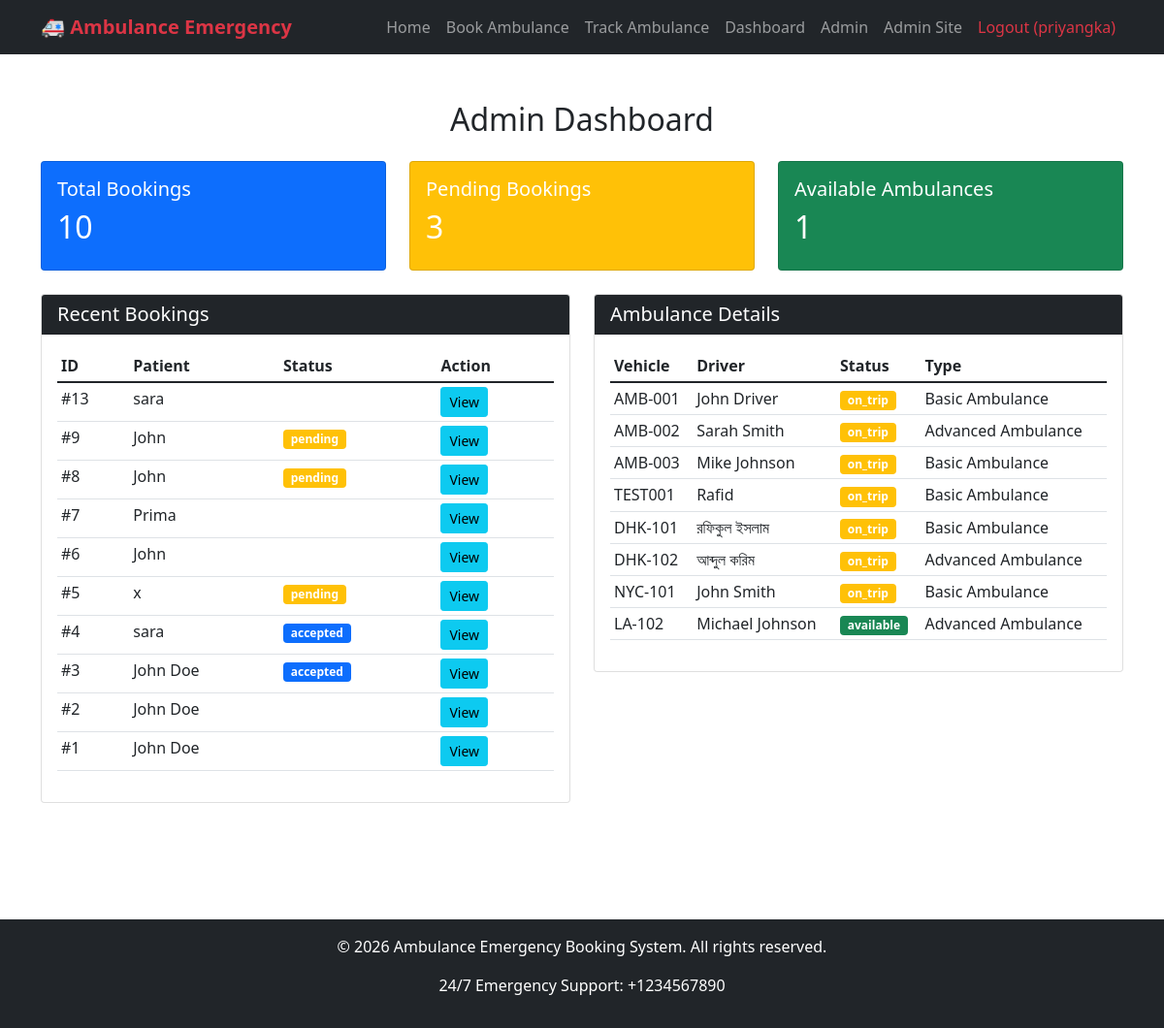
/admin-dashboard/ (signed in), run on the app's committed database.
### core/models.py (models this page shows, shortened)
class Booking(models.Model):
    STATUS_CHOICES = [
        ('pending', 'Pending'),
        ('accepted', 'Accepted'),
        ('en_route', 'En Route'),
        ('arrived', 'Arrived'),
        ('completed', 'Completed'),
        ('cancelled', 'Cancelled'),
    ]
    user = models.ForeignKey(User, on_delete=models.CASCADE, related_name='bookings')
    ambulance = models.ForeignKey(Ambulance, on_delete=models.SET_NULL, null=True, blank=True)
    patient_name = models.CharField(max_length=100)
    patient_age = models.IntegerField(null=True, blank=True)
    emergency_details = models.TextField()
    pickup_location = models.CharField(max_length=200)
    dropoff_location = models.CharField(max_length=200, blank=True, null=True)
    booking_time = models.DateTimeField(default=timezone.now)
    estimated_arrival = models.DateTimeField(null=True, blank=True)
    status = models.CharField(max_length=20, choices=STATUS_CHOICES, default='pending')
    current_location = models.CharField(max_length=200, blank=True, null=True)

class Ambulance(models.Model):
    AMBULANCE_TYPES = [
        ('basic', 'Basic Ambulance'),
        ('advanced', 'Advanced Ambulance'),
    ]
    STATUS_CHOICES = [
        ('available', 'Available'),
        ('on_trip', 'On Trip'),
        ('maintenance', 'Maintenance'),
    ]
    vehicle_number = models.CharField(max_length=20, unique=True)
    ambulance_type = models.CharField(max_length=20, choices=AMBULANCE_TYPES)
    driver_name = models.CharField(max_length=100)
    driver_phone = models.CharField(max_length=15)
    current_location = models.CharField(max_length=200, blank=True)
    status = models.CharField(max_length=20, choices=STATUS_CHOICES, default='available')
    last_updated = models.DateTimeField(auto_now=True)

### core/views.py (the view)
# urls.py: path('admin-dashboard/', views.admin_dashboard, name='admin_dashboard'),
@login_required
def admin_dashboard(request):
    if not request.user.is_superuser:
        messages.error(request, 'Access denied.')
        return redirect('home')
    total_bookings = Booking.objects.count()
    pending_bookings = Booking.objects.filter(status='pending').count()
    available_ambulances = Ambulance.objects.filter(status='available').count()
    recent_bookings = Booking.objects.all().order_by('-booking_time')[:10]
    ambulances = Ambulance.objects.all()
    context = {
        'total_bookings': total_bookings,
        'pending_bookings': pending_bookings,
        'available_ambulances': available_ambulances,
        'recent_bookings': recent_bookings,
        'ambulances': ambulances,
    }
    return render(request, 'core/admin_dashboard.html', context)

### core/templates/core/admin_dashboard.html
{% extends 'core/base.html' %}
{% block content %}
<div class="container py-5">
    <h2 class="text-center mb-4">Admin Dashboard</h2>
    <div class="row mb-4">
        <div class="col-md-4">
            <div class="card text-white bg-primary">
                <div class="card-body">
                    <h5 class="card-title">Total Bookings</h5>
                    <h2>{{ total_bookings }}</h2>
                </div>
            </div>
        </div>
        <div class="col-md-4">
            <div class="card text-white bg-warning">
                <div class="card-body">
                    <h5 class="card-title">Pending Bookings</h5>
                    <h2>{{ pending_bookings }}</h2>
                </div>
            </div>
        </div>
        <div class="col-md-4">
            <div class="card text-white bg-success">
                <div class="card-body">
                    <h5 class="card-title">Available Ambulances</h5>
                    <h2>{{ available_ambulances }}</h2>
                </div>
            </div>
        </div>
    </div>
    <div class="row">
        <div class="col-md-6">
            <div class="card mb-4">
                <div class="card-header bg-dark text-white">
                    <h5 class="mb-0">Recent Bookings</h5>
                </div>
                <div class="card-body">
                    <div class="table-responsive">
                        <table class="table table-sm">
                            <thead>
                                <tr>
                                    <th>ID</th>
                                    <th>Patient</th>
                                    <th>Status</th>
                                    <th>Action</th>
                                </tr>
                            </thead>
                            <tbody>
                                {% for booking in recent_bookings %}
                                <tr>
                                    <td>#{{ booking.id }}</td>
                                    <td>{{ booking.patient_name }}</td>
                                    <td>
                                        <span class="badge
                                            {% if booking.status == 'pending' %}bg-warning
                                            {% elif booking.status == 'accepted' %}bg-primary
                                            {% elif booking.status == 'completed' %}bg-success
                                            {% endif %}">
                                            {{ booking.status }}
                                        </span>
                                    </td>
                                    <td>
                                        <a href="{% url 'admin:core_booking_change' booking.id %}" class="btn btn-sm btn-info">View</a>
                                    </td>
                                </tr>
                                {% endfor %}
                            </tbody>
                        </table>
                    </div>
                </div>
            </div>
        </div>
        <div class="col-md-6">
            <div class="card mb-4">
                <div class="card-header bg-dark text-white">
                    <h5 class="mb-0">Ambulance Details</h5>
                </div>
                <div class="card-body">
                    <div class="table-responsive">
                        <table class="table table-sm">
                            <thead>
                                <tr>
                                    <th>Vehicle</th>
                                    <th>Driver</th>
                                    <th>Status</th>
                                    <th>Type</th>
                                </tr>
                            </thead>
                            <tbody>
                                {% for ambulance in ambulances %}
                                <tr>
                                    <td>{{ ambulance.vehicle_number }}</td>
                                    <td>{{ ambulance.driver_name }}</td>
                                    <td>
                                        <span class="badge
                                            {% if ambulance.status == 'available' %}bg-success
                                            {% elif ambulance.status == 'on_trip' %}bg-warning
                                            {% else %}bg-secondary{% endif %}">
                                            {{ ambulance.status }}
                                        </span>
                                    </td>
                                    <td>{{ ambulance.get_ambulance_type_display }}</td>
                                </tr>
                                {% endfor %}
                            </tbody>
                        </table>
                    </div>
                </div>
            </div>
        </div>
    </div>
</div>
{% endblock %}

### core/templates/core/base.html (shortened to what this page needs)
<!DOCTYPE html>
<html lang="en">
<head>
    <link href="https://cdn.jsdelivr.net/npm/bootstrap@5.1.3/dist/css/bootstrap.min.css" rel="stylesheet">
</head>
<body>
<nav class="navbar navbar-expand-lg navbar-dark bg-dark">
    <div class="container">
        <a class="navbar-brand" href="{% url 'home' %}">
            🚑 Ambulance Emergency
        </a>
        <div class="collapse navbar-collapse" id="navbarNav">
            <ul class="navbar-nav ms-auto">
                <li class="nav-item">
                    <a class="nav-link" href="{% url 'home' %}">Home</a>
                </li>
                <li class="nav-item">
                    <a class="nav-link" href="{% url 'book_ambulance' %}">Book Ambulance</a>
                </li>
                <li class="nav-item">
                    <a class="nav-link" href="{% url 'track_ambulance' %}">Track Ambulance</a>
                </li>
                {% if user.is_authenticated %}
                    <li class="nav-item">
                        <a class="nav-link" href="{% url 'dashboard' %}">Dashboard</a>
                    </li>
                    {% if user.is_superuser %}
                        <li class="nav-item">
                            <a class="nav-link" href="{% url 'admin_dashboard' %}">Admin</a>
                        </li>
                    {% endif %}
                    <li class="nav-item">
                        <a class="nav-link" href="{% url 'admin:index' %}">Admin Site</a>
                    </li>
                    <li class="nav-item">
                        <a class="nav-link text-danger" href="{% url 'logout' %}">Logout ({{ user.username }})</a>
                    </li>
                {% endif %}
            </ul>
        </div>
    </div>
</nav>
    {% block content %}
    {% endblock %}
    <footer class="bg-dark text-white text-center py-3 mt-5">
        <div class="container">
            <p>&copy; 2026 Ambulance Emergency Booking System. All rights reserved.</p>
            <p>24/7 Emergency Support: +1234567890</p>
        </div>
    </footer>
</body>
</html>

### core/templates/core/base.html (style rules this page uses)
.navbar-brand { font-weight: bold; color: #dc3545 !important; }

### data on the page
Booking: id "13", patient_name "sara"
Booking: id "9", patient_name "John", status "pending"
Booking: id "8", patient_name "John", status "pending"
Booking: id "7", patient_name "Prima"
Booking: id "6", patient_name "John"
Booking: id "5", patient_name "x", status "pending"
Booking: id "4", patient_name "sara", status "accepted"
Booking: id "3", patient_name "John Doe", status "accepted"
Booking: id "2", patient_name "John Doe"
Booking: id "1", patient_name "John Doe"
Ambulance: vehicle_number "AMB-001", driver_name "John Driver", status "on_trip", ambulance_type "Basic Ambulance"
Ambulance: vehicle_number "AMB-002", driver_name "Sarah Smith", status "on_trip", ambulance_type "Advanced Ambulance"
Ambulance: vehicle_number "AMB-003", driver_name "Mike Johnson", status "on_trip", ambulance_type "Basic Ambulance"
Ambulance: vehicle_number "TEST001", driver_name "Rafid", status "on_trip", ambulance_type "Basic Ambulance"
Ambulance: vehicle_number "DHK-101", driver_name "রফিকুল ইসলাম", status "on_trip", ambulance_type "Basic Ambulance"
Ambulance: vehicle_number "DHK-102", driver_name "আব্দুল করিম", status "on_trip", ambulance_type "Advanced Ambulance"
Ambulance: vehicle_number "NYC-101", driver_name "John Smith", status "on_trip", ambulance_type "Basic Ambulance"
Ambulance: vehicle_number "LA-102", driver_name "Michael Johnson", status "available", ambulance_type "Advanced Ambulance"

### other printed values
{{ user.username }} "priyangka"
{{ total_bookings }} "10"
{{ pending_bookings }} "3"
{{ available_ambulances }} "1"
